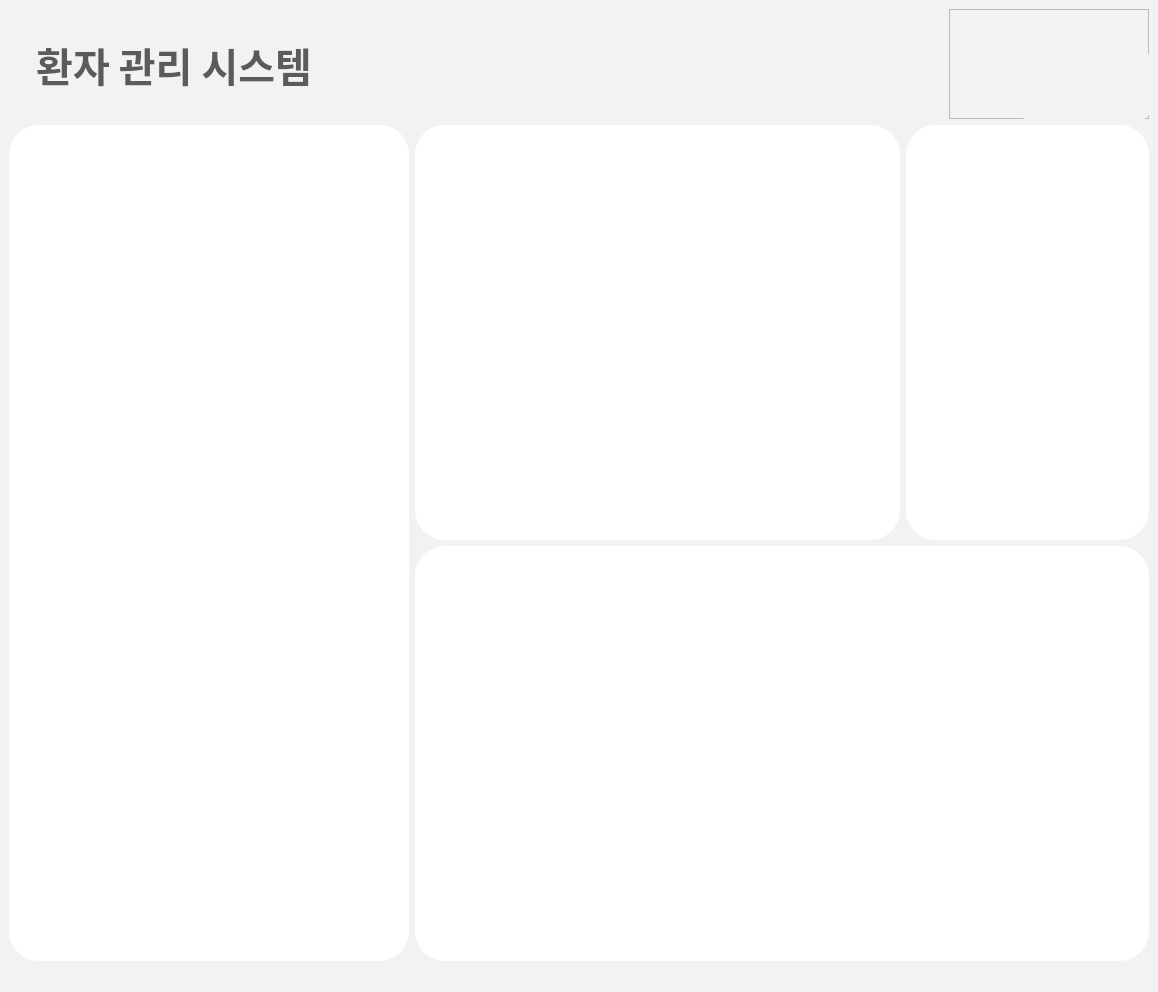
<?xml version="1.0" encoding="UTF-8"?>
<ui version="4.0">
 <class>MainWindow</class>
 <widget class="QMainWindow" name="MainWindow">
  <property name="geometry">
   <rect>
    <x>0</x>
    <y>0</y>
    <width>1158</width>
    <height>992</height>
   </rect>
  </property>
  <property name="windowTitle">
   <string>Patient Management</string>
  </property>
  <property name="styleSheet">
   <string notr="true">background-color: rgb(242, 242, 242);</string>
  </property>
  <widget class="QWidget" name="centralwidget">
   <layout class="QGridLayout" name="gridLayout">
    <item row="0" column="0">
     <layout class="QVBoxLayout" name="verticalLayout_2">
      <item>
       <layout class="QHBoxLayout" name="horizontalLayout_3">
        <item>
         <widget class="QLabel" name="label">
          <property name="sizePolicy">
           <sizepolicy hsizetype="Preferred" vsizetype="Preferred">
            <horstretch>2</horstretch>
            <verstretch>0</verstretch>
           </sizepolicy>
          </property>
          <property name="baseSize">
           <size>
            <width>240</width>
            <height>30</height>
           </size>
          </property>
          <property name="font">
           <font>
            <family>맑은 고딕</family>
            <pointsize>30</pointsize>
            <bold>true</bold>
           </font>
          </property>
          <property name="styleSheet">
           <string notr="true">color: rgb(91, 91, 91);</string>
          </property>
          <property name="text">
           <string>   환자 관리 시스템</string>
          </property>
          <property name="alignment">
           <set>Qt::AlignLeading|Qt::AlignLeft|Qt::AlignVCenter</set>
          </property>
         </widget>
        </item>
        <item>
         <spacer name="horizontalSpacer">
          <property name="orientation">
           <enum>Qt::Horizontal</enum>
          </property>
          <property name="sizeHint" stdset="0">
           <size>
            <width>738</width>
            <height>20</height>
           </size>
          </property>
         </spacer>
        </item>
        <item>
         <widget class="QFrame" name="enrollFrame">
          <property name="sizePolicy">
           <sizepolicy hsizetype="Minimum" vsizetype="Minimum">
            <horstretch>0</horstretch>
            <verstretch>0</verstretch>
           </sizepolicy>
          </property>
          <property name="minimumSize">
           <size>
            <width>200</width>
            <height>110</height>
           </size>
          </property>
          <property name="maximumSize">
           <size>
            <width>200</width>
            <height>110</height>
           </size>
          </property>
          <property name="baseSize">
           <size>
            <width>200</width>
            <height>110</height>
           </size>
          </property>
          <property name="frameShape">
           <enum>QFrame::StyledPanel</enum>
          </property>
          <property name="frameShadow">
           <enum>QFrame::Raised</enum>
          </property>
          <widget class="QPushButton" name="enrollButton">
           <property name="geometry">
            <rect>
             <x>70</x>
             <y>40</y>
             <width>131</width>
             <height>71</height>
            </rect>
           </property>
           <property name="font">
            <font>
             <pointsize>11</pointsize>
             <bold>true</bold>
            </font>
           </property>
           <property name="styleSheet">
            <string notr="true">background-color: qlineargradient(spread:pad, x1:0, y1:0, x2:1, 
                                                        y2:1, stop:0 rgba(149, 210, 253, 255),  stop:1 rgba(152, 136, 248, 255));
border-radius:10px;
color:#ffffff;</string>
           </property>
           <property name="text">
            <string/>
           </property>
           <property name="icon">
            <iconset>
             <normaloff>../../enroll.png</normaloff>../../enroll.png</iconset>
           </property>
           <property name="iconSize">
            <size>
             <width>50</width>
             <height>50</height>
            </size>
           </property>
          </widget>
         </widget>
        </item>
       </layout>
      </item>
      <item>
       <layout class="QHBoxLayout" name="horizontalLayout_2">
        <item>
         <widget class="QFrame" name="patientInfoFrame">
          <property name="sizePolicy">
           <sizepolicy hsizetype="Expanding" vsizetype="Expanding">
            <horstretch>0</horstretch>
            <verstretch>0</verstretch>
           </sizepolicy>
          </property>
          <property name="maximumSize">
           <size>
            <width>400</width>
            <height>16777215</height>
           </size>
          </property>
          <property name="styleSheet">
           <string notr="true">background-color: rgb(255, 255, 255);
border-radius: 30px;
</string>
          </property>
          <property name="frameShape">
           <enum>QFrame::WinPanel</enum>
          </property>
          <property name="frameShadow">
           <enum>QFrame::Raised</enum>
          </property>
         </widget>
        </item>
        <item>
         <layout class="QVBoxLayout" name="verticalLayout">
          <item>
           <layout class="QHBoxLayout" name="horizontalLayout">
            <item>
             <widget class="QFrame" name="patientStatusFrame">
              <property name="sizePolicy">
               <sizepolicy hsizetype="Expanding" vsizetype="Expanding">
                <horstretch>2</horstretch>
                <verstretch>0</verstretch>
               </sizepolicy>
              </property>
              <property name="minimumSize">
               <size>
                <width>230</width>
                <height>0</height>
               </size>
              </property>
              <property name="baseSize">
               <size>
                <width>230</width>
                <height>0</height>
               </size>
              </property>
              <property name="styleSheet">
               <string notr="true">background-color: rgb(255, 255, 255);
border-radius: 30px;
</string>
              </property>
              <property name="frameShape">
               <enum>QFrame::WinPanel</enum>
              </property>
              <property name="frameShadow">
               <enum>QFrame::Raised</enum>
              </property>
             </widget>
            </item>
            <item>
             <widget class="QFrame" name="medicalRecordFrame">
              <property name="sizePolicy">
               <sizepolicy hsizetype="Minimum" vsizetype="Expanding">
                <horstretch>1</horstretch>
                <verstretch>0</verstretch>
               </sizepolicy>
              </property>
              <property name="minimumSize">
               <size>
                <width>100</width>
                <height>0</height>
               </size>
              </property>
              <property name="baseSize">
               <size>
                <width>110</width>
                <height>0</height>
               </size>
              </property>
              <property name="styleSheet">
               <string notr="true">background-color: rgb(255, 255, 255);
border-radius: 30px;
</string>
              </property>
              <property name="frameShape">
               <enum>QFrame::WinPanel</enum>
              </property>
              <property name="frameShadow">
               <enum>QFrame::Raised</enum>
              </property>
             </widget>
            </item>
           </layout>
          </item>
          <item>
           <widget class="QFrame" name="imageFrame">
            <property name="sizePolicy">
             <sizepolicy hsizetype="Expanding" vsizetype="Expanding">
              <horstretch>0</horstretch>
              <verstretch>0</verstretch>
             </sizepolicy>
            </property>
            <property name="minimumSize">
             <size>
              <width>500</width>
              <height>0</height>
             </size>
            </property>
            <property name="baseSize">
             <size>
              <width>340</width>
              <height>0</height>
             </size>
            </property>
            <property name="styleSheet">
             <string notr="true">background-color: rgb(255, 255, 255);
border-radius: 30px;
</string>
            </property>
            <property name="frameShape">
             <enum>QFrame::WinPanel</enum>
            </property>
            <property name="frameShadow">
             <enum>QFrame::Raised</enum>
            </property>
           </widget>
          </item>
         </layout>
        </item>
       </layout>
      </item>
     </layout>
    </item>
   </layout>
  </widget>
  <widget class="QStatusBar" name="statusbar"/>
  <action name="action">
   <property name="text">
    <string>화면 초기화</string>
   </property>
  </action>
  <action name="action_2">
   <property name="text">
    <string>월간 일정</string>
   </property>
   <property name="font">
    <font/>
   </property>
  </action>
  <action name="action_1">
   <property name="text">
    <string>도움말</string>
   </property>
  </action>
  <action name="actionInitialize">
   <property name="text">
    <string>화면 초기화</string>
   </property>
  </action>
  <action name="actionMonthlyReservation">
   <property name="text">
    <string>월간 예약</string>
   </property>
  </action>
 </widget>
 <resources/>
 <connections/>
</ui>
